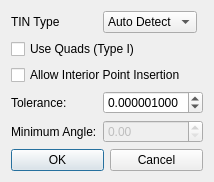
<ui version="4.0" >
 <class>qtCMBTINStitcherDialog</class>
 <widget class="QDialog" name="qtCMBTINStitcherDialog" >
  <property name="geometry" >
   <rect>
    <x>0</x>
    <y>0</y>
    <width>191</width>
    <height>164</height>
   </rect>
  </property>
  <property name="windowTitle" >
   <string>TIN Stitcher Parameters</string>
  </property>
  <layout class="QGridLayout" >
   <item row="0" column="0" >
    <widget class="QLabel" name="label_3" >
     <property name="text" >
      <string>TIN Type</string>
     </property>
    </widget>
   </item>
   <item row="0" column="1" >
    <widget class="QComboBox" name="UserSpecifiedTINType" >
     <item>
      <property name="text" >
       <string>Auto Detect</string>
      </property>
     </item>
     <item>
      <property name="text" >
       <string>Type I</string>
      </property>
     </item>
    </widget>
   </item>
   <item row="1" column="0" colspan="2" >
    <widget class="QCheckBox" name="UseQuads" >
     <property name="text" >
      <string>Use Quads (Type I)</string>
     </property>
    </widget>
   </item>
   <item row="1" column="2" >
    <spacer>
     <property name="orientation" >
      <enum>Qt::Horizontal</enum>
     </property>
     <property name="sizeHint" >
      <size>
       <width>20</width>
       <height>16</height>
      </size>
     </property>
    </spacer>
   </item>
   <item row="2" column="0" colspan="2" >
    <widget class="QCheckBox" name="AllowInteriorPointInsertion" >
     <property name="text" >
      <string>Allow Interior Point Insertion</string>
     </property>
    </widget>
   </item>
   <item row="2" column="2" >
    <spacer>
     <property name="orientation" >
      <enum>Qt::Horizontal</enum>
     </property>
     <property name="sizeHint" >
      <size>
       <width>20</width>
       <height>16</height>
      </size>
     </property>
    </spacer>
   </item>
   <item row="3" column="0" >
    <widget class="QLabel" name="label_2" >
     <property name="text" >
      <string>Tolerance:</string>
     </property>
    </widget>
   </item>
   <item row="3" column="1" colspan="2" >
    <widget class="QDoubleSpinBox" name="Tolerance" >
     <property name="enabled" >
      <bool>true</bool>
     </property>
     <property name="decimals" >
      <number>9</number>
     </property>
     <property name="maximum" >
      <double>0.050000000000000</double>
     </property>
     <property name="singleStep" >
      <double>0.000001000000000</double>
     </property>
     <property name="value" >
      <double>0.000001000000000</double>
     </property>
    </widget>
   </item>
   <item row="4" column="0" >
    <widget class="QLabel" name="label" >
     <property name="text" >
      <string>Minimum Angle:</string>
     </property>
    </widget>
   </item>
   <item row="4" column="1" colspan="2" >
    <widget class="QDoubleSpinBox" name="MinimumAngle" >
     <property name="enabled" >
      <bool>false</bool>
     </property>
     <property name="maximum" >
      <double>34.000000000000000</double>
     </property>
    </widget>
   </item>
   <item row="5" column="0" colspan="3" >
    <layout class="QHBoxLayout" >
     <property name="spacing" >
      <number>6</number>
     </property>
     <property name="leftMargin" >
      <number>0</number>
     </property>
     <property name="topMargin" >
      <number>0</number>
     </property>
     <property name="rightMargin" >
      <number>0</number>
     </property>
     <property name="bottomMargin" >
      <number>0</number>
     </property>
     <item>
      <widget class="QPushButton" name="okButton" >
       <property name="text" >
        <string>OK</string>
       </property>
      </widget>
     </item>
     <item>
      <widget class="QPushButton" name="cancelButton" >
       <property name="text" >
        <string>Cancel</string>
       </property>
      </widget>
     </item>
    </layout>
   </item>
  </layout>
 </widget>
 <resources/>
 <connections>
  <connection>
   <sender>okButton</sender>
   <signal>clicked()</signal>
   <receiver>qtCMBTINStitcherDialog</receiver>
   <slot>accept()</slot>
   <hints>
    <hint type="sourcelabel" >
     <x>278</x>
     <y>253</y>
    </hint>
    <hint type="destinationlabel" >
     <x>96</x>
     <y>254</y>
    </hint>
   </hints>
  </connection>
  <connection>
   <sender>cancelButton</sender>
   <signal>clicked()</signal>
   <receiver>qtCMBTINStitcherDialog</receiver>
   <slot>reject()</slot>
   <hints>
    <hint type="sourcelabel" >
     <x>369</x>
     <y>253</y>
    </hint>
    <hint type="destinationlabel" >
     <x>179</x>
     <y>282</y>
    </hint>
   </hints>
  </connection>
 </connections>
</ui>
